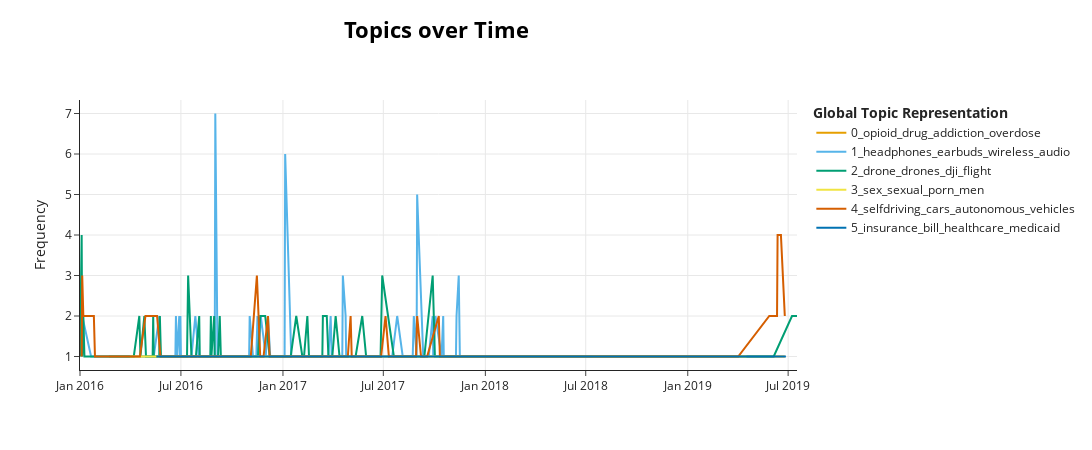

The code cell stored with this chart in its notebook:
### Code cell
topic_model.visualize_topics_over_time(topics_over_time, topics=[0, 1, 2, 3, 4, 5])

### Figure 1 — Plotly figure (JSON) as saved in the notebook; plotly's stock layout.template omitted (floating-point values rounded to 4 significant figures; data arrays with more than 128 entries replaced by an {"elided": "..."} marker saying what was removed)
{"data": [{"hoverinfo": "text", "hovertext": {"elided": "208 str values"}, "marker": {"color": "#E69F00"}, "mode": "lines", "name": "0_opioid_drug_addiction_overdose", "type": "scatter", "x": {"elided": "208 str values"}, "y": {"elided": "208 int values"}}, {"hoverinfo": "text", "hovertext": {"elided": "135 str values"}, "marker": {"color": "#56B4E9"}, "mode": "lines", "name": "1_headphones_earbuds_wireless_audio", "type": "scatter", "x": {"elided": "135 str values"}, "y": {"elided": "135 int values"}}, {"hoverinfo": "text", "hovertext": {"elided": "137 str values"}, "marker": {"color": "#009E73"}, "mode": "lines", "name": "2_drone_drones_dji_flight", "type": "scatter", "x": {"elided": "137 str values"}, "y": {"elided": "137 int values"}}, {"hoverinfo": "text", "hovertext": {"elided": "161 str values"}, "marker": {"color": "#F0E442"}, "mode": "lines", "name": "3_sex_sexual_porn_men", "type": "scatter", "x": {"elided": "161 str values"}, "y": {"elided": "161 int values"}}, {"hoverinfo": "text", "hovertext": ["<b>Topic 4</b><br>Words: commute, car, volvo, drive, autonomous", "<b>Topic 4</b><br>Words: autonomous, selfdriving, cars, kia, mapping", "<b>Topic 4</b><br>Words: mobileye, mobileyes, shashua, mapping, automakers", "<b>Topic 4</b><br>Words: wefuel, lyft, gas, waze, car", "<b>Topic 4</b><br>Words: engines, urban, spacetime, frequency, simulation", "<b>Topic 4</b><br>Words: volvo, cars, fob, key, sunfleet", "<b>Topic 4</b><br>Words: sidewalk, doctoroff, labs, cities, team", "<b>Topic 4</b><br>Words: uber, selfdriving, cars, roundhouse, pittsburgh", "<b>Topic 4</b><br>Words: robot, volvo, roar, truck, trash", "<b>Topic 4</b><br>Words: selfdriving, cars, autonomous, vehicles, testify", "<b>Topic 4</b><br>Words: ford, alto, palo, hackett, subsidiary", "<b>Topic 4</b><br>Words: bart, huckaby, trost, selfdriving, government", "<b>Topic 4</b><br>Words: cars, samuelsson, volvo, selfdriving, china", "<b>Topic 4</b><br>Words: selfdriving, vehicles, testing, google, autonomous", "<b>Topic 4</b><br>Words: moovel, transit, daimler, ridescout, globesherpa", "<b>Topic 4</b><br>Words: mirisch, beverly, autonomous, hills, council", "<b>Topic 4</b><br>Words: snapchat, mcgee, filter, speed, vehicles", "<b>Topic 4</b><br>Words: maven, selfdriving, cars, car, uber", "<b>Topic 4</b><br>Words: chrysler, selfdriving, novi, mich, vehicle", "<b>Topic 4</b><br>Words: digitalglobe, uber, maps, mapping, imagery", "<b>Topic 4</b><br>Words: edrs, autopilot, tesla, cars, crash", "<b>Topic 4</b><br>Words: maps, mapping, mcclendon, autonomous, detailed", "<b>Topic 4</b><br>Words: lyft, billion, uber, seeking, recode", "<b>Topic 4</b><br>Words: mobileye, delphi, autonomous, shashua, selfdriving", "<b>Topic 4</b><br>Words: amazon, automotive, customers, vehicles, cars", "<b>Topic 4</b><br>Words: volvo, autoliv, cars, joint, venture", "<b>Topic 4</b><br>Words: selfdriving, cars, uber, ubers, car", "<b>Topic 4</b><br>Words: zipcar, bikeshare, zipbike, carsharing, bikesharing", "<b>Topic 4</b><br>Words: zimmer, lyft, vehicles, autonomous, cars", "<b>Topic 4</b><br>Words: selfdriving, cars, obama, rules, government", "<b>Topic 4</b><br>Words: nhtsa, selfdriving, vehicles, automakers, regulators", "<b>Topic 4</b><br>Words: grab, selfdriving, singapore, nutonomy, cars", "<b>Topic 4</b><br>Words: nokia, audi, daimler, selfdriving, accelerate", "<b>Topic 4</b><br>Words: selfdriving, autonomous, cars, vehicles, poll", "<b>Topic 4</b><br>Words: cars, driving, drive, car, driverless", "<b>Topic 4</b><br>Words: cartocar, volvos, vehicles, volvo, cars", "<b>Topic 4</b><br>Words: selfdriving, driverless, vehicles, cars, autonomous", "<b>Topic 4</b><br>Words: gm, onstar, cars, fuel, diapers", "<b>Topic 4</b><br>Words: communications, ford, staffer, apple, obrien", "<b>Topic 4</b><br>Words: lyft, amp, selfdriving, car, drivers", "<b>Topic 4</b><br>Words: selfdriving, nutonomy, cars, boston, vehicles", "<b>Topic 4</b><br>Words: alvinn, selfdriving, pomerleau, cameron, car", "<b>Topic 4</b><br>Words: selfdriving, uber, geometric, volkswagen, car", "<b>Topic 4</b><br>Words: porsche, vw, kba, emissions, cars", "<b>Topic 4</b><br>Words: uber, cars, selfdriving, autonomous, permit", "<b>Topic 4</b><br>Words: selfdriving, cars, arizona, uber, autonomous", "<b>Topic 4</b><br>Words: ford, car, autonomous, fusion, driverless", "<b>Topic 4</b><br>Words: nutonomy, cars, nutonomys, herald, selfdriving", "<b>Topic 4</b><br>Words: bmws, mobileye, vehicles, cremer, test", "<b>Topic 4</b><br>Words: honda, neuv, vehicle, motorcycle, car", "<b>Topic 4</b><br>Words: selfdriving, suppliers, systems, mobileye, frickenstein", "<b>Topic 4</b><br>Words: las, vegas, arma, navya, shuttles", "<b>Topic 4</b><br>Words: london, nissan, selfdriving, leaf, automaker", "<b>Topic 4</b><br>Words: selfdriving, cruise, autonomous, gm, lyft", "<b>Topic 4</b><br>Words: argo, ford, selfdriving, salesky, autonomous", "<b>Topic 4</b><br>Words: roborace, robocar, formula, robocars, sverdlov", "<b>Topic 4</b><br>Words: ford, autonomous, delivery, ridesharing, concept", "<b>Topic 4</b><br>Words: maven, carsharing, gm, chevrolet, car", "<b>Topic 4</b><br>Words: selfdriving, tempe, uber, autonomous, car", "<b>Topic 4</b><br>Words: cars, car, selfdriving, course, wheel", "<b>Topic 4</b><br>Words: bosch, daimler, driverless, cars, expertise", "<b>Topic 4</b><br>Words: delphi, devos, data, cars, car", "<b>Topic 4</b><br>Words: nav, driving, dvsa, sat, drivers", "<b>Topic 4</b><br>Words: nutonomy, selfdriving, bostons, vehicles, boston", "<b>Topic 4</b><br>Words: juno, gett, drivers, getts, jacqui", "<b>Topic 4</b><br>Words: lexus, selfdriving, abuelsamid, ford, autonomous", "<b>Topic 4</b><br>Words: maven, selfdriving, chao, level, uber", "<b>Topic 4</b><br>Words: koslowski, venturecapital, digital, porsche, thilo", "<b>Topic 4</b><br>Words: uber, selfdriving, waymo, urtason, autonomous", "<b>Topic 4</b><br>Words: selfdriving, kcity, autonomous, korea, cars", "<b>Topic 4</b><br>Words: maven, car, citys, chevy, reservations", "<b>Topic 4</b><br>Words: lux, lyft, suv, wheelchairaccessible, differentiator", "<b>Topic 4</b><br>Words: jeeps, jeep, wranglers, cars, key", "<b>Topic 4</b><br>Words: autonomous, vehicles, selfdriving, predicts, cars", "<b>Topic 4</b><br>Words: lyft, selfdriving, lyfts, autonomous, cars", "<b>Topic 4</b><br>Words: autoliv, carlson, autolivs, orders, safety", "<b>Topic 4</b><br>Words: selfdriving, shuttle, michigan, mcity, driverless", "<b>Topic 4</b><br>Words: chariot, ford, seattle, shuttle, transportation", "<b>Topic 4</b><br>Words: nissan, nissans, autonomous, vehicles, redzic", "<b>Topic 4</b><br>Words: selfdriving, volvo, cars, autoliv, drive", "<b>Topic 4</b><br>Words: autonomous, selfdriving, trucks, uber, truck", "<b>Topic 4</b><br>Words: audi, car, audis, driving, selfdriving", "<b>Topic 4</b><br>Words: lyft, selfdriving, cars, autonomous, vehicles", "<b>Topic 4</b><br>Words: parking, bosch, cars, mercedesbenz, selfdriving", "<b>Topic 4</b><br>Words: oryx, ventures, carmounted, siliconmade, wrv", "<b>Topic 4</b><br>Words: mobileye, vehicles, intel, autonomous, selfdriving", "<b>Topic 4</b><br>Words: transportation, lyft, car, uber, ownership", "<b>Topic 4</b><br>Words: fca, selfdriving, vehicles, scalable, chrysler", "<b>Topic 4</b><br>Words: marakby, dominos, ford, autonomous, vehicle", "<b>Topic 4</b><br>Words: lyft, selfdriving, cars, samsung, autonomous", "<b>Topic 4</b><br>Words: driveai, selfdriving, lyft, car, vehicles", "<b>Topic 4</b><br>Words: selfdriving, tttech, autonomous, automotive, infotainment", "<b>Topic 4</b><br>Words: driver, autonomous, driving, audi, selfdriving", "<b>Topic 4</b><br>Words: selfdriving, cars, driverless, autonomous, vehicles", "<b>Topic 4</b><br>Words: ford, autonomic, mobility, hall, hackett", "<b>Topic 4</b><br>Words: honda, takata, vehicles, inflators, automakers", "<b>Topic 4</b><br>Words: permit, selfdriving, secured, lyfts, cars", "<b>Topic 4</b><br>Words: kpmg, selfdriving, trips, vehicles, ride", "<b>Topic 4</b><br>Words: selfdriving, cars, gm, doubleparked, bolt", "<b>Topic 4</b><br>Words: thrun, car, selfdriving, udacity, aerial", "<b>Topic 4</b><br>Words: selfdriving, cars, reutersipsos, poll, vehicles", "<b>Topic 4</b><br>Words: byton, breitfeld, autonomous, selfdriving, vehicle", "<b>Topic 4</b><br>Words: blume, porsche, stadler, stuttgarter, audi", "<b>Topic 4</b><br>Words: ford, vehicle, selfdriving, vehicles, goods", "<b>Topic 4</b><br>Words: waymo, selfdriving, cars, ride, waymos", "<b>Topic 4</b><br>Words: coop, ryder, trucks, vehicles, sanchez", "<b>Topic 4</b><br>Words: selfdriving, tempe, vehicle, uber, vehicles", "<b>Topic 4</b><br>Words: selfdriving, tempe, herzberg, uber, suv", "<b>Topic 4</b><br>Words: vehicles, drivers, selfdriving, tesla, cars", "<b>Topic 4</b><br>Words: selfdriving, passengers, autonomous, vehicle, car", "<b>Topic 4</b><br>Words: lisbon, oeiras, lisbons, volkswagen, center", "<b>Topic 4</b><br>Words: autopilot, tesla, vehicle, crash, driver", "<b>Topic 4</b><br>Words: waymos, waymo, fca, selfdriving, chrysler", "<b>Topic 4</b><br>Words: seats, fabric, metro, trains, transportation", "<b>Topic 4</b><br>Words: selfdriving, vehicles, cars, autonomous, permits", "<b>Topic 4</b><br>Words: diesel, grayling, cars, driverless, birmingham", "<b>Topic 4</b><br>Words: yandex, hyundai, driverless, cooperation, autonomous", "<b>Topic 4</b><br>Words: selfdriving, vehicles, vehicle, autonomous, poll", "<b>Topic 4</b><br>Words: urmson, daimler, bmw, und, selfdriving", "<b>Topic 4</b><br>Words: motors, collaboration, bechtels, bechtel, sanjana", "<b>Topic 4</b><br>Words: ford, selfdriving, autonomous, argo, cars", "<b>Topic 4</b><br>Words: selfdriving, vehicles, cars, autonomous, uber", "<b>Topic 4</b><br>Words: aurora, hyundai, volkswagen, autonomous, selfdriving", "<b>Topic 4</b><br>Words: careem, agero, lyft, tow, dubai", "<b>Topic 4</b><br>Words: lyft, rides, inc, uber, dealers"], "marker": {"color": "#D55E00"}, "mode": "lines", "name": "4_selfdriving_cars_autonomous_vehicles", "type": "scatter", "x": ["2016-01-04T00:00:00", "2016-01-05T00:00:00", "2016-01-07T00:00:00", "2016-01-26T00:00:00", "2016-01-28T00:00:00", "2016-02-19T00:00:00", "2016-02-22T00:00:00", "2016-02-24T00:00:00", "2016-02-25T00:00:00", "2016-03-08T00:00:00", "2016-03-11T00:00:00", "2016-03-19T00:00:00", "2016-04-06T00:00:00", "2016-04-07T00:00:00", "2016-04-14T00:00:00", "2016-04-18T00:00:00", "2016-04-28T00:00:00", "2016-05-19T00:00:00", "2016-05-25T00:00:00", "2016-07-19T00:00:00", "2016-07-20T00:00:00", "2016-07-31T00:00:00", "2016-08-20T00:00:00", "2016-08-23T00:00:00", "2016-08-25T00:00:00", "2016-09-06T00:00:00", "2016-09-14T00:00:00", "2016-09-16T00:00:00", "2016-09-18T00:00:00", "2016-09-19T00:00:00", "2016-09-20T00:00:00", "2016-09-22T00:00:00", "2016-09-27T00:00:00", "2016-09-28T00:00:00", "2016-10-02T00:00:00", "2016-10-06T00:00:00", "2016-10-11T00:00:00", "2016-10-26T00:00:00", "2016-11-04T00:00:00", "2016-11-15T00:00:00", "2016-11-21T00:00:00", "2016-11-27T00:00:00", "2016-12-05T00:00:00", "2016-12-08T00:00:00", "2016-12-14T00:00:00", "2016-12-22T00:00:00", "2016-12-28T00:00:00", "2016-12-30T00:00:00", "2017-01-04T00:00:00", "2017-01-05T00:00:00", "2017-01-08T00:00:00", "2017-01-11T00:00:00", "2017-01-13T00:00:00", "2017-02-08T00:00:00", "2017-02-10T00:00:00", "2017-02-27T00:00:00", "2017-02-28T00:00:00", "2017-03-03T00:00:00", "2017-03-27T00:00:00", "2017-04-03T00:00:00", "2017-04-04T00:00:00", "2017-04-06T00:00:00", "2017-04-17T00:00:00", "2017-04-25T00:00:00", "2017-04-26T00:00:00", "2017-04-28T00:00:00", "2017-05-03T00:00:00", "2017-05-05T00:00:00", "2017-05-08T00:00:00", "2017-05-09T00:00:00", "2017-05-15T00:00:00", "2017-05-25T00:00:00", "2017-05-31T00:00:00", "2017-06-01T00:00:00", "2017-06-06T00:00:00", "2017-06-09T00:00:00", "2017-06-21T00:00:00", "2017-06-22T00:00:00", "2017-06-23T00:00:00", "2017-06-27T00:00:00", "2017-07-05T00:00:00", "2017-07-11T00:00:00", "2017-07-21T00:00:00", "2017-07-24T00:00:00", "2017-08-08T00:00:00", "2017-08-09T00:00:00", "2017-08-10T00:00:00", "2017-08-16T00:00:00", "2017-08-29T00:00:00", "2017-08-31T00:00:00", "2017-09-07T00:00:00", "2017-09-14T00:00:00", "2017-09-18T00:00:00", "2017-10-09T00:00:00", "2017-10-11T00:00:00", "2017-11-20T00:00:00", "2017-11-22T00:00:00", "2017-11-27T00:00:00", "2017-11-29T00:00:00", "2018-01-23T00:00:00", "2018-01-29T00:00:00", "2018-02-05T00:00:00", "2018-02-10T00:00:00", "2018-02-27T00:00:00", "2018-02-28T00:00:00", "2018-03-27T00:00:00", "2018-03-29T00:00:00", "2018-03-31T00:00:00", "2018-04-03T00:00:00", "2018-04-06T00:00:00", "2018-04-17T00:00:00", "2018-05-29T00:00:00", "2018-05-31T00:00:00", "2018-07-10T21:19:00", "2018-08-31T00:00:00", "2018-10-01T00:00:00", "2019-03-19T00:00:00", "2019-04-01T00:00:00", "2019-04-02T00:00:00", "2019-05-28T00:00:00", "2019-06-11T00:00:00", "2019-06-12T00:00:00", "2019-06-13T00:00:00", "2019-06-18T00:00:00", "2019-06-25T00:00:00"], "y": [1, 3, 2, 2, 1, 1, 1, 1, 1, 1, 1, 1, 1, 1, 1, 1, 2, 2, 1, 1, 1, 1, 1, 1, 1, 1, 1, 1, 1, 1, 1, 1, 1, 1, 1, 1, 1, 1, 1, 3, 1, 1, 2, 1, 1, 1, 1, 1, 1, 1, 1, 1, 1, 1, 1, 1, 1, 1, 1, 1, 1, 1, 1, 1, 1, 1, 2, 1, 1, 1, 1, 1, 1, 1, 1, 1, 1, 1, 1, 1, 2, 1, 1, 1, 1, 1, 1, 1, 1, 2, 1, 1, 1, 2, 1, 1, 1, 1, 1, 1, 1, 1, 1, 1, 1, 1, 1, 1, 1, 1, 1, 1, 1, 1, 1, 1, 1, 1, 1, 2, 2, 4, 4, 4, 2]}, {"hoverinfo": "text", "hovertext": {"elided": "139 str values"}, "marker": {"color": "#0072B2"}, "mode": "lines", "name": "5_insurance_bill_healthcare_medicaid", "type": "scatter", "x": {"elided": "139 str values"}, "y": {"elided": "139 int values"}}], "layout": {"height": 450, "hoverlabel": {"bgcolor": "white", "font": {"family": "Rockwell", "size": 16}}, "legend": {"title": {"text": "<b>Global Topic Representation"}}, "title": {"font": {"color": "Black", "size": 22}, "text": "<b>Topics over Time", "x": 0.4, "xanchor": "center", "y": 0.95, "yanchor": "top"}, "width": 1250, "xaxis": {"showgrid": true}, "yaxis": {"showgrid": true, "title": {"text": "Frequency"}}}}
